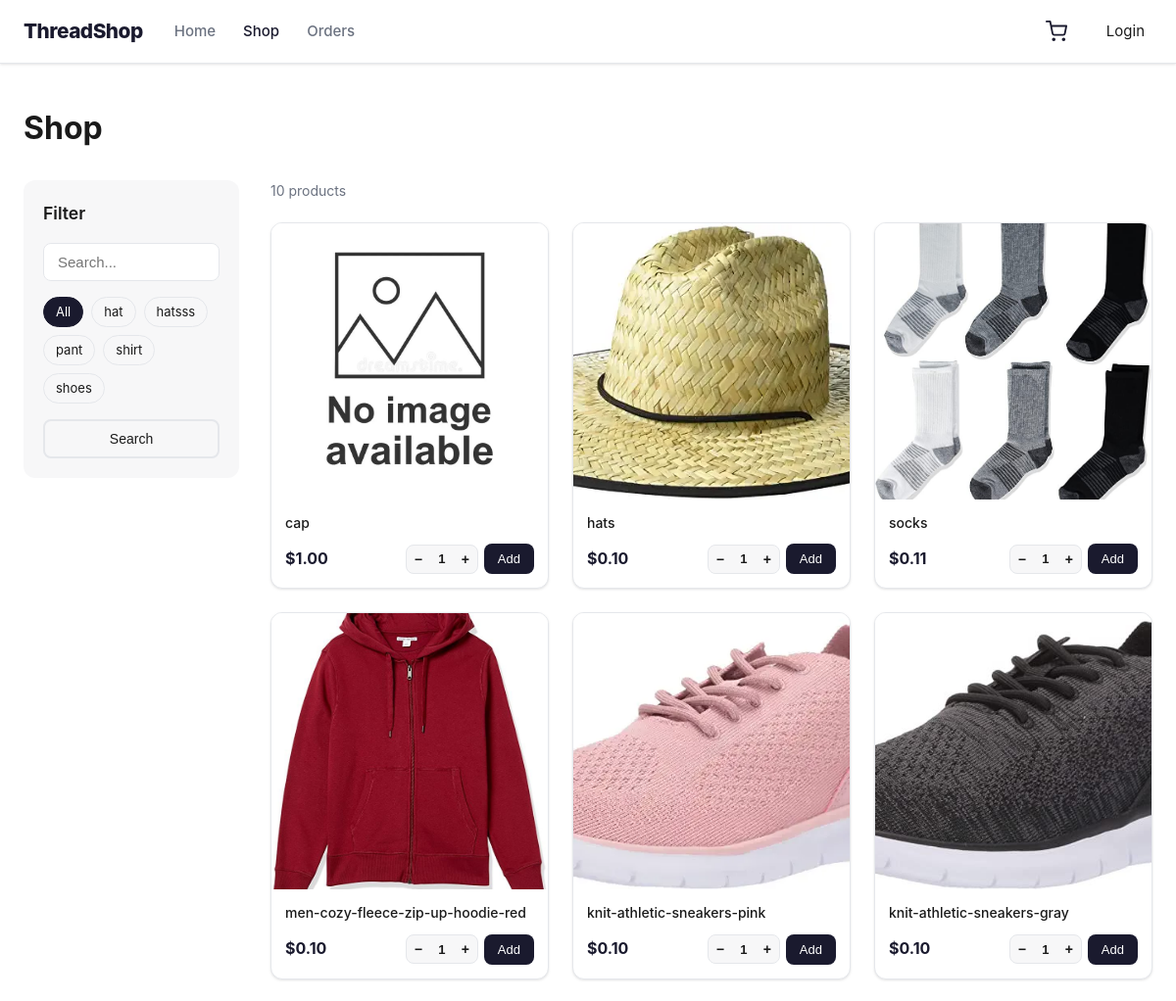
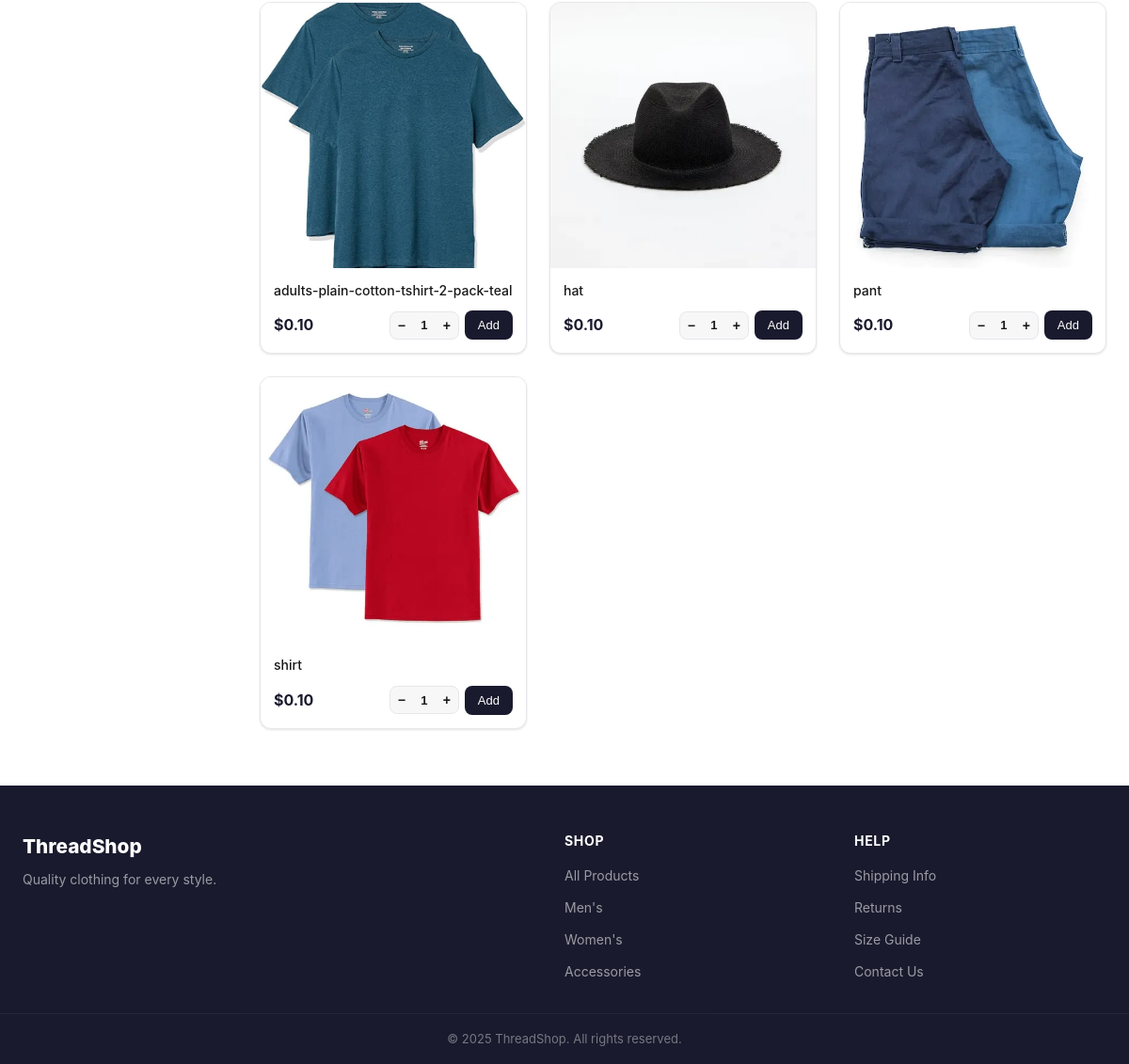
Page /products on the committed database (2 pictures, top to bottom).
### app/models/category.py (models this page shows, shortened)
class Category(BaseDocument):
	__tablename__ = "categories"
	name = db.Column(
		db.String(255),
		nullable=False,
		unique=True
	)
	products = db.relationship(
		"Product",
		back_populates="category"
	)

### app/models/product.py (models this page shows, shortened)
class Product(BaseDocument):
	__tablename__ = "products"
	DESCRIPTION_MAX_LENGTH = 500
	image = db.Column(
		db.String(500),
		nullable=True
	)
	name = db.Column(
		db.String(255),
		nullable=False,
		unique = True
	)
	description = db.Column(
		db.String(DESCRIPTION_MAX_LENGTH),
		nullable=True
	)
	price = db.Column(
		db.Numeric(12, 2),
		nullable=False
	)
	qty = db.Column(
		db.Integer,
		nullable=False,
		default=0
	)
	category_id = db.Column(
		db.String(32),
		db.ForeignKey("categories.id"),
		nullable=False
	)
	category = db.relationship(
		"Category",
		back_populates="products"
	)
	__table_args__ = (
		db.CheckConstraint("price >= 0.0", name="ck_product_price_min"),
		db.CheckConstraint("qty >= 0", name="ck_product_qty_min"),
	)

### app/routes/home/products.py (the view)
@products_bp.route("/products")
def products_page():
    keyword = request.args.get("keyword", "").strip()
    search = request.args.get("search", "").strip()
    products = [product_data(p) for p in catalog_query(keyword, search).all()]
    categories = Category.query.order_by(Category.name).all()
    return render_template("home/products.html", products=products, keywords=[c.name for c in categories], active_keyword=keyword, search=search)

### app/routes/auth/profile.py (called while the page is built)
@auth_bp.before_app_request
def validate_session_account():
    user_id = session.get("user_id")
    if not user_id:
        return
    user = db.session.get(User, user_id)
    if not user or user.status != UserStatus.ACTIVE or not valid_stamp(user, session.get("auth_stamp")):
        session.clear()
        return
    g.session_user = user

### app/services/home/cart.py (called while the page is built, shortened)
def get_cart():
    try:
        cart = json.loads(request.cookies.get("cart", "[]"))
    except (ValueError, TypeError):
        return []
    if not isinstance(cart, list):
        return []
    quantities = {}
    if not quantities:
        return []
    products = Product.query.filter(Product.id.in_(quantities)).all()
    return [{"id": p.id, "qty": quantities[p.id]} for p in products]

def cart_count(cart):
    return sum(entry["qty"] for entry in cart)

### app/services/home/catalog.py (called while the page is built)
def format_price(cents):
    return f"${Decimal(cents) / 100:,.2f}"

def product_data(product):
    image = product.image or ""
    image_url = url_for("static", filename="uploads/products/" + image) if image else url_for("static", filename="img/no-image-available.jpg")
    return {
        "id": product.id, "name": product.name, "description": product.description or "",
        "image": image, "imageUrl": image_url,
        "priceCents": int(product.price * 100), "stock": product.qty,
        "keywords": [product.category.name] if product.category else [],
    }

def catalog_query(keyword="", search=""):
    query = Product.query.join(Category)
    if keyword:
        query = query.filter(Category.name == keyword)
    if search:
        query = query.filter(Product.name.icontains(search, autoescape=True) | Product.description.icontains(search, autoescape=True))
    return query.order_by(Product.created_at.desc())

### templates/home/products.html (shortened to what this page needs)
{% extends "home/base.html" %}
{% block content %}
	<div class="container">
		<div class="page-header">
			<h1>Shop</h1>
		</div>
		<div class="shop-layout">
			<aside class="sidebar">
				<h3>Filter</h3>
				<form method="GET" action="{{ url_for('products.products_page') }}">
					<div class="sidebar__search">
						<input type="text" name="search" placeholder="Search..." value="{{ search }}" class="input">
					</div>
					<div class="sidebar__categories">
						<a href="{{ url_for('products.products_page') }}"
							 class="sidebar__tag {{ 'active' if not active_keyword }}">All</a>
						{% for kw in keywords %}
							<a href="{{ url_for('products.products_page', keyword=kw, search=search) }}"
								 class="sidebar__tag {{ 'active' if active_keyword == kw }}">{{ kw }}</a>
						{% endfor %}
					</div>
					<button type="submit" class="btn btn--outline btn--full">Search</button>
				</form>
			</aside>
			<div class="shop-main">
				<p class="results-count">{{ products|length }} product{{ 's' if products|length != 1 }}</p>
				{% if products %}
					{% include "home/components/products_grid.html" %}
				{% else %}
					<div class="empty-state">
						<p>No products found.</p>
						<a href="{{ url_for('products.products_page') }}" class="btn btn--outline">Clear filters</a>
					</div>
				{% endif %}
			</div>
		</div>
	</div>
{% endblock %}

### templates/home/base.html (shortened to what this page needs)
<!DOCTYPE html>
<html lang="en">
<head>
	<link rel="stylesheet" href="https://cdnjs.cloudflare.com/ajax/libs/font-awesome/7.3.1/css/all.min.css">
	<link rel="stylesheet" href="{{ url_for('static', filename='css/home/style.css') }}">
	<link rel="stylesheet" href="{{ url_for('static', filename='css/home/navbar.css') }}">
	<link rel="stylesheet" href="{{ url_for('static', filename='css/home/footer.css') }}">
	<link rel="stylesheet" href="{{ url_for('static', filename='css/shared/toast.css') }}">
</head>
<body>
{% include "home/components/navbar.html" %}
<main class="main-content">
	{% block content %}{% endblock %}
</main>
{% include "home/components/footer.html" %}
</body>
</html>

### templates/home/components/navbar.html (shortened to what this page needs)
<nav class="navbar">
	<div class="navbar__container">
		<a href="{{ url_for('main.index') }}" class="navbar__brand">ThreadShop</a>
		<ul class="navbar__links" id="navLinks">
			<li><a href="{{ url_for('main.index') }}"
					class="{{ 'active' if request.endpoint == 'main.index' }}">Home</a></li>
			<li><a href="{{ url_for('products.products_page') }}"
					class="{{ 'active' if request.endpoint == 'products.products_page' }}">Shop</a></li>
			<li><a href="{{ url_for('orders.orders') }}"
					class="{{ 'active' if request.endpoint == 'orders.orders' }}">Orders</a></li>
		</ul>
		<a href="{{ url_for('cart.cart_page') }}" class="navbar__cart">
		</a>
		{% if session.get('username') %}
		<div class="navbar__profile" id="profileWrapper">
			<button type="button" class="navbar__profile-link" id="profileToggle" aria-expanded="false"
				aria-haspopup="true">
				<img src="{{ url_for('static', filename='uploads/users/' ~ session.get('image')) if session.get('image') else url_for('static', filename='img/default-avatar.png') }}"
					alt="{{ session.get('username') }}" class="navbar__profile-avatar"
					onerror="this.onerror=null;this.src='{{ url_for('static', filename='img/default-avatar.png') }}';">
				<span class="navbar__profile-name">{{ session.get('username') }}</span>
				<i class="fa-solid fa-chevron-down navbar__profile-chevron"></i>
			</button>
			<div class="navbar__profile-popup hidden"  id="profilePopup">
				<div class="navbar__profile-popup-header">
                    <button type="button" id="profileClose" class="navbar__profile-close" aria-label="Close profile menu">&times;</button>
					<img src="{{ url_for('static', filename='uploads/users/' ~ session.get('image')) if session.get('image') else url_for('static', filename='img/default-avatar.png') }}"
						alt="{{ session.get('username') }}" class="navbar__profile-popup-avatar"
						onerror="this.onerror=null;this.src='{{ url_for('static', filename='img/default-avatar.png') }}';">
					<div class="navbar__profile-popup-info">
						<p class="navbar__profile-popup-name">{{ session.get('username') }}</p>
						<p class="navbar__profile-popup-role">{{ session.get('role') | capitalize if session.get('role')
							else 'User' }}</p>
					</div>
				</div>
				<div class="navbar__profile-popup-links">
                    <a href="{{ url_for('auth.profile') }}"><i class="fa-solid fa-user"></i><span>My Profile</span></a>
					{% if session.get('role') == 'ADMIN' %}
					<a href="{{ url_for('admin.dashboard') }}">
						<i class="fa-solid fa-gauge"></i>
						<span>Admin Dashboard</span>
					</a>
					{% endif %}
					<a href="{{ url_for('orders.orders') }}">
						<i class="fa-solid fa-bag-shopping"></i>
						<span>My Orders</span>
					</a>
					<div class="navbar__profile-popup-divider"></div>
					<form action="{{ url_for('auth.logout') }}" method="POST">
                        <input type="hidden" name="csrf_token" value="{{ csrf_token() }}">
                        <button type="submit" class="navbar__profile-logout">
						<i class="fa-solid fa-arrow-right-from-bracket"></i>
						<span>Logout</span>
                        </button></form>
				</div>
			</div>
		</div>
		{% else %}
		<a href="{{ url_for('auth.login') }}" class="navbar__profile-link navbar__profile-link--guest">
			Login
		</a>
		{% endif %}
	</div>
</nav>

### templates/home/components/products_grid.html (shortened to what this page needs)
<div class="product-grid">
	{% for product in products %}
	<div class="product-card">
		<a href="{{ url_for('products.product_detail', product_id=product.id) }}" class="product-card__img-wrap">
			<img src="{{ product.imageUrl }}" alt="{{ product.name }}"
				onerror="this.src='https://placehold.co/400x400?text=No+Image'">
		</a>
		<div class="product-card__body">
			<a href="{{ url_for('products.product_detail', product_id=product.id) }}" class="product-card__name">
				{{ product.name }}
			</a>
			<div class="product-card__footer">
				<span class="product-card__price">{{ format_price(product.priceCents) }}</span>
				<form action="{{ url_for('cart.cart_add') }}" method="POST" class="product-card__form">
					<div class="card-qty">
						<button type="button" class="card-qty__btn card-qty__btn--minus"
							aria-label="Decrease quantity">−
						</button>
						<input type="number" name="qty" class="card-qty__input" value="1" min="1" max="{{ product.stock }}" readonly>
						<button type="button" class="card-qty__btn card-qty__btn--plus" aria-label="Increase quantity">+
						</button>
					</div>
					<button type="submit" class="btn btn--primary btn--sm product-card__btn" {{ "disabled" if product.stock < 1 }}>{{ "Add" if product.stock > 0 else "Out of Stock" }}</button>
				</form>
			</div>
		</div>
	</div>
	{% else %}<p>No products available yet.</p>
	{% endfor %}
</div>

### templates/home/components/footer.html
<footer class="footer">
    <div class="footer__container">
        <div class="footer__brand">
            <span class="footer__logo">ThreadShop</span>
            <p>Quality clothing for every style.</p>
        </div>
        <div class="footer__links">
            <h4>Shop</h4>
            <ul>
                <li><a href="{{ url_for('products.products_page') }}">All Products</a></li>
                <li><a href="{{ url_for('products.products_page', keyword='mens') }}">Men's</a></li>
                <li><a href="{{ url_for('products.products_page', keyword='womens') }}">Women's</a></li>
                <li><a href="{{ url_for('products.products_page', keyword='accessories') }}">Accessories</a></li>
            </ul>
        </div>
        <div class="footer__links">
            <h4>Help</h4>
            <ul>
                <li><a href="#">Shipping Info</a></li>
                <li><a href="#">Returns</a></li>
                <li><a href="#">Size Guide</a></li>
                <li><a href="#">Contact Us</a></li>
            </ul>
        </div>
    </div>
    <div class="footer__bottom">
        <p>&copy; 2025 ThreadShop. All rights reserved.</p>
    </div>
</footer>

### static/css/home/navbar.css (style rules this page uses)
.navbar { position: sticky; top: 0; z-index: 100; background: #fff; border-bottom: 1px solid var(--color-border); box-shadow: var(--shadow); }
.navbar__container { max-width: 1200px; margin: 0 auto; padding: 0 24px; height: 64px; display: flex; align-items: center; gap: 32px; }
.navbar__brand { font-size: 1.3rem; font-weight: 800; color: var(--color-primary); letter-spacing: -0.5px; }
.navbar__links { display: flex; gap: 28px; margin: 0 auto 0 0; }
.navbar__links a { font-size: 15px; font-weight: 500; color: var(--color-text-muted); transition: color var(--transition); }
.navbar__links a:hover, .navbar__links a.active { color: var(--color-primary); }
.navbar__cart { position: relative; display: flex; align-items: center; color: var(--color-primary); }
.navbar__profile-link { display: flex; align-items: center; gap: 0.5rem; background: none; border: none; cursor: pointer; color: inherit; font: inherit; padding: 4px 8px; border-radius: 9999px; transition: background 0.2s ease; }

### static/css/home/footer.css (style rules this page uses)
.footer { background: var(--color-primary); color: rgba(255,255,255,0.8); margin-top: auto; }
.footer__container { max-width: 1200px; margin: 0 auto; padding: 48px 24px 32px; display: grid; grid-template-columns: 2fr 1fr 1fr; gap: 40px; }
.footer__logo { display: block; font-size: 1.3rem; font-weight: 800; color: #fff; margin-bottom: 8px; }
.footer__brand p { font-size: 14px; opacity: 0.7; }
.footer__links h4 { color: #fff; margin-bottom: 14px; font-size: 14px; text-transform: uppercase; letter-spacing: 0.05em; }
.footer__links ul { display: flex; flex-direction: column; gap: 10px; }
.footer__links a { font-size: 14px; opacity: 0.7; transition: opacity 0.2s; }
.footer__bottom { border-top: 1px solid rgba(255,255,255,0.1); text-align: center; padding: 16px 24px; font-size: 13px; opacity: 0.5; }

### rows in the picture
Category: name "hat"
Category: name "hatsss"
Category: name "pant"
Category: name "shirt"
Category: name "shoes"
Product: shows a picture, name "cap", priceCents "$1.00", qty "1", stock "Add"
Product: shows a picture, name "hats", price "$0.10", stock "Add"
Product: shows a picture, name "socks", price "$0.11", stock "Add"
Product: shows a picture, name "men-cozy-fleece-zip-up-hoodie-red", price "$0.10", stock "Add"
Product: shows a picture, name "knit-athletic-sneakers-pink", price "$0.10", stock "Add"
Product: shows a picture, name "knit-athletic-sneakers-gray", price "$0.10", stock "Add"
Product: shows a picture, name "adults-plain-cotton-tshirt-2-pack-teal", price "$0.10", stock "Add"
Product: shows a picture, name "hat", price "$0.10", stock "Add"
Product: shows a picture, name "pant", price "$0.10", stock "Add"
Product: shows a picture, name "shirt", price "$0.10", stock "Add"

### other values in the picture
{{ products|length }} "10"
{{ 's' if products|length != 1 }} "s"
